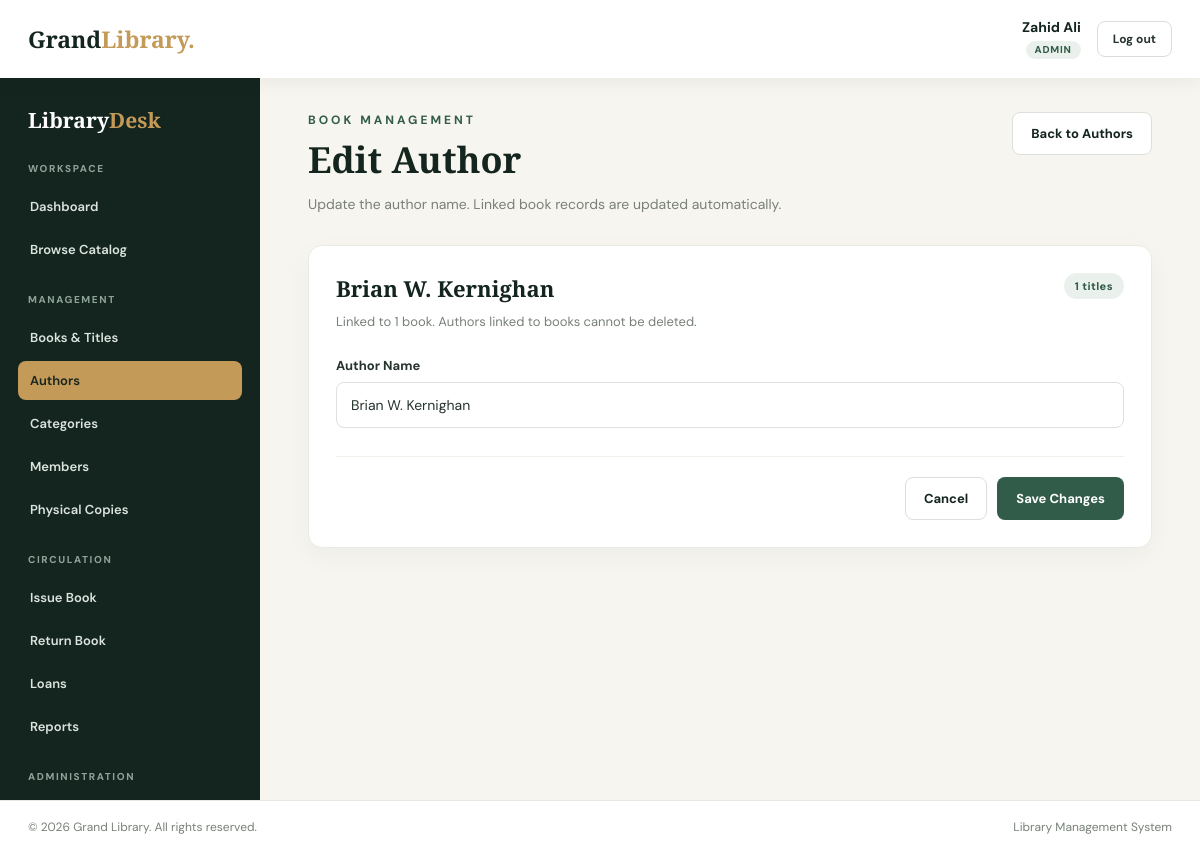
The app's page /authors/edit.php?id=6 (signed in) with its own data.
### tables this page shows
CREATE TABLE `users` (
  `id` int NOT NULL AUTO_INCREMENT,
  `name` varchar(100) NOT NULL,
  `email` varchar(150) NOT NULL,
  `password` varchar(255) NOT NULL,
  `role` enum('Admin','Librarian') NOT NULL DEFAULT 'Librarian',
  `status` enum('Active','Inactive') NOT NULL DEFAULT 'Active',
  `created_at` timestamp NULL DEFAULT CURRENT_TIMESTAMP,
  PRIMARY KEY (`id`),
  UNIQUE KEY `email` (`email`)
);

CREATE TABLE `authors` (
  `id` int NOT NULL AUTO_INCREMENT,
  `name` varchar(150) NOT NULL,
  PRIMARY KEY (`id`)
);

### includes/functions.php (called while the page is built, shortened)
<?php
function e($value): string
{
    return htmlspecialchars((string)$value, ENT_QUOTES | ENT_SUBSTITUTE, 'UTF-8');
}
function app_url(string $path = ''): string
{
    $documentRoot = isset($_SERVER['DOCUMENT_ROOT']) ? realpath($_SERVER['DOCUMENT_ROOT']) : false;
    $appRoot = realpath(dirname(__DIR__));
    $base = '';
    if ($documentRoot && $appRoot) {
        $docRoot = rtrim(str_replace('\\', '/', $documentRoot), '/');
        $rootPath = rtrim(str_replace('\\', '/', $appRoot), '/');
        if (stripos($rootPath, $docRoot) === 0) {
            $base = substr($rootPath, strlen($docRoot));
        }
    }
    $base = rtrim($base, '/');
    $path = ltrim($path, '/');
    return $base . '/' . $path;
}
function is_post(): bool
{
    return isset($_SERVER['REQUEST_METHOD']) && $_SERVER['REQUEST_METHOD'] === 'POST';
}
function get_value(string $key, string $default = ''): string
{
    $value = $_GET[$key] ?? $default;
    return is_string($value) ? trim($value) : $default;
}
function normalize_role(string $role): ?string
{
    if (strcasecmp($role, 'Admin') === 0) {
        return 'Admin';
    }
    return null;
}

### includes/auth.php (called while the page is built, shortened)
<?php
require_once __DIR__ . '/functions.php';
require_once __DIR__ . '/../config/db.php';
function current_user(): ?array
{
    $role = normalize_role((string)($_SESSION['user_role'] ?? ''));
    return [
        'id' => (int)$_SESSION['user_id'],
        'name' => (string)($_SESSION['user_name'] ?? ''),
        'role' => $role,
    ];
}
function require_login(): array
{
    $user = current_user();
    global $conn;
    $stmt = $conn->prepare('SELECT name, role, status FROM users WHERE id = ? LIMIT 1');
    $stmt->bind_param('i', $user['id']);
    if (!$stmt->execute()) {
        $stmt->close();
        logout_user();
        redirect(app_url('login.php'));
    }
    $row = $stmt->get_result()->fetch_assoc();
    $role = $row ? normalize_role((string)$row['role']) : null;
    return [
        'id' => $user['id'],
        'name' => (string)$row['name'],
        'role' => $role,
    ];
}
function require_staff(): array
{
    $user = require_login();
    return $user;
}

### authors/edit.php (the view, shortened to what this page needs)
<?php
require_once __DIR__ . '/../includes/auth.php';
require_staff();
$idInput = is_post() ? post_value('id') : get_value('id');
$authorId = (int)$idInput;
$lookup = $conn->prepare("
    SELECT a.id, a.name,
           (SELECT COUNT(*) FROM books b WHERE b.author_id = a.id) AS book_count
    FROM authors a
    WHERE a.id = ?
    LIMIT 1
");
$lookup->bind_param('i', $authorId);
$lookup->execute();
$author = $lookup->get_result()->fetch_assoc();
$name = (string)$author['name'];
$bookCount = (int)$author['book_count'];
require_once __DIR__ . '/../includes/header.php';
require_once __DIR__ . '/../includes/sidebar.php';
?>
<section class="page-head">
    <div>
        <div class="eyebrow">Book Management</div>
        <h1>Edit Author</h1>
        <p>Update the author name. Linked book records are updated automatically.</p>
    </div>
    <a class="btn btn-secondary" href="<?php echo e(app_url('authors/index.php')); ?>">Back to Authors</a>
</section>
<section class="panel form-panel">
    <div class="panel-head">
        <div>
            <h2><?php echo e($author['name']); ?></h2>
            <p class="panel-intro">
                <?php echo $bookCount === 1 ? 'Linked to 1 book.' : 'Linked to ' . number_format($bookCount) . ' books.'; ?>
                Authors linked to books cannot be deleted.
            </p>
        </div>
        <div class="detail-badges">
            <span class="count-pill"><?php echo number_format($bookCount); ?> titles</span>
        </div>
    </div>
    <form method="post" action="<?php echo e(app_url('authors/edit.php')); ?>">
        <div class="form-grid">
            <div class="form-group form-group-full">
                <label for="name">Author Name</label>
                <input class="form-control" type="text" id="name" name="name"
                       value="<?php echo e($name); ?>" maxlength="150"
                       placeholder="Author name" required>
            </div>
        </div>
        <div class="form-actions">
            <a class="btn btn-secondary" href="<?php echo e(app_url('authors/index.php')); ?>">Cancel</a>
            <button type="submit" class="btn btn-primary">Save Changes</button>
        </div>
    </form>
</section>
<?php require_once __DIR__ . '/../includes/footer.php'; ?>

### includes/header.php (shortened to what this page needs)
<?php
require_once __DIR__ . '/auth.php';
$staff = current_user();
?>
<!DOCTYPE html>
<html lang="en">
<head>
    <link rel="stylesheet" href="<?php echo e(app_url('assets/tera.css')); ?>">
</head>
<body class="staff-body">
<header class="staff-topbar">
    <a class="logo staff-logo" href="<?php echo e(app_url('dashboard.php')); ?>">Grand<span>Library.</span></a>
    <div class="staff-user">
        <div class="staff-user-info">
            <div class="staff-user-name"><?php echo e($staff['name']); ?></div>
            <span class="role-badge"><?php echo e($staff['role']); ?></span>
        </div>
        <form method="post" action="<?php echo e(app_url('logout.php')); ?>" class="logout-form">
            <button type="submit" class="logout-btn">Log out</button>
        </form>
    </div>
</header>
<div class="staff-layout">

### assets/tera.css (style rules this page uses)
:root { --dark: #14251f; --green: #315c49; --gold: #c49a58; --cream: #f7f5ef; --white: #ffffff; --text: #26342d; --muted: #788078; }
* { margin: 0; padding: 0; box-sizing: border-box; }
html { scroll-behavior: smooth; }
body { font-family: 'DM Sans', sans-serif; background: var(--cream); color: var(--text); }
a { text-decoration: none; color: inherit; }
.logo { font-family: 'Playfair Display', serif; font-size: 25px; font-weight: 800; color: var(--dark); }
.logo span { color: var(--gold); }
.eyebrow { color: #d6b77e; text-transform: uppercase; letter-spacing: 3px; font-size: 12px; font-weight: 700; margin-bottom: 22px; }
.staff-body { min-height: 100vh; background: var(--cream); }
.staff-topbar { height: 78px; padding: 0 28px; background: var(--white); display: flex; align-items: center; gap: 18px; position: sticky; top: 0; z-index: 120; box-shadow: 0 3px 20px rgba(0,0,0,.06); }
.staff-logo { font-size: 23px; white-space: nowrap; }
.staff-user { margin-left: auto; display: flex; align-items: center; gap: 16px; }
.staff-user-info { text-align: right; line-height: 1.25; }
.staff-user-name { color: var(--dark); font-size: 14px; font-weight: 700; }
.role-badge { display: inline-block; margin-top: 4px; padding: 3px 9px; border-radius: 999px; background: #eaf1ec; color: var(--green); font-size: 10px; font-weight: 800; letter-spacing: .08em; text-transform: uppercase; vertical-align: middle; }
.logout-form { margin: 0; }
.logout-btn { border: 1px solid #d9ded9; background: transparent; color: var(--text); padding: 9px 15px; border-radius: 8px; font: 700 12px 'DM Sans', sans-serif; cursor: pointer; transition: .2s ease; }
.staff-layout { display: grid; grid-template-columns: 260px minmax(0, 1fr); min-height: calc(100vh - 78px); }
.page-head { display: flex; align-items: flex-start; justify-content: space-between; gap: 20px; flex-wrap: wrap; margin-bottom: 28px; }
.page-head .eyebrow { margin-bottom: 0; color: var(--green); }
.page-head h1 { margin: 7px 0 9px; color: var(--dark); font: 700 36px 'Playfair Display', serif; }
.page-head p { color: var(--muted); font-size: 14px; line-height: 1.7; }
.btn { display: inline-flex; align-items: center; justify-content: center; gap: 8px; padding: 12px 18px; border: 1px solid transparent; border-radius: 8px; font: 700 13px 'DM Sans', sans-serif; cursor: pointer; transition: .2s ease; white-space: nowrap; }
.btn-primary { background: var(--green); color: var(--white); }
.panel { padding: 27px; border: 1px solid #e9ebe5; border-radius: 14px; background: var(--white); box-shadow: 0 8px 24px rgba(20,37,31,.04); }
.panel h2 { color: var(--dark); font: 700 22px 'Playfair Display', serif; }
.panel-intro { margin-top: 8px; color: var(--muted); font-size: 13px; line-height: 1.7; }
.panel-head { display: flex; align-items: flex-start; justify-content: space-between; gap: 18px; flex-wrap: wrap; }
.panel-head h2 { margin: 0; }
.count-pill { display: inline-flex; align-items: center; padding: 6px 11px; border-radius: 999px; background: #eaf1ec; color: var(--green); font-size: 11px; font-weight: 800; letter-spacing: .04em; white-space: nowrap; }
.btn-secondary { border-color: #dbe0da; background: var(--white); color: var(--dark); }
.form-panel { max-width: 920px; }
.form-grid { display: grid; grid-template-columns: repeat(2, minmax(0, 1fr)); gap: 20px; margin-top: 24px; }
.form-group { min-width: 0; }
.form-group label { display: block; margin-bottom: 8px; color: var(--text); font-size: 13px; font-weight: 700; }
.form-control { width: 100%; padding: 13px 14px; border: 1px solid #dde2dc; border-radius: 8px; background: var(--white); color: var(--text); font: 400 14px 'DM Sans', sans-serif; transition: .2s ease; }
.form-actions { display: flex; align-items: center; justify-content: flex-end; gap: 10px; margin-top: 28px; padding-top: 20px; border-top: 1px solid #eef0ea; }
.detail-badges { display: flex; align-items: center; gap: 8px; flex-wrap: wrap; }
.form-group-full { grid-column: 1 / -1; }

### records on screen
users: name "Zahid Ali", role "ADMIN"
authors: name "Brian W. Kernighan"

### other values on screen
$bookCount "1"
